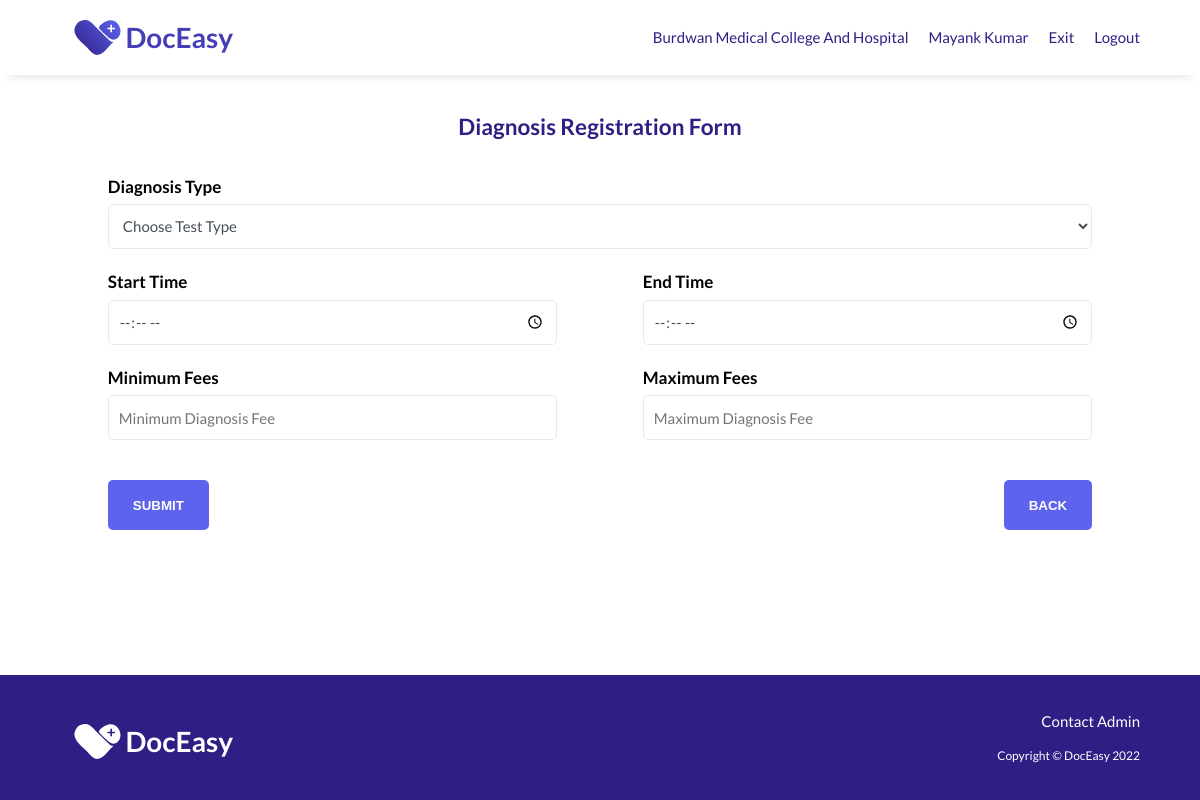
Screenshot of /public/register/testRegister.php (signed in) with the database file from the repository.
### tables this page shows
CREATE TABLE `management` (
  `m_id` int(2) UNSIGNED NOT NULL,
  `clinic_id` int(4) UNSIGNED DEFAULT NULL,
  `username` varchar(10) NOT NULL,
  `password` int(10) UNSIGNED NOT NULL,
  `full_name` varchar(50) NOT NULL,
  `aadhar_no` bigint(12) UNSIGNED NOT NULL,
  `phn_no` bigint(10) UNSIGNED NOT NULL,
  `Email` varchar(50) NOT NULL
);

CREATE TABLE `clinic` (
  `id` int(4) UNSIGNED NOT NULL,
  `clinic_name` varchar(100) NOT NULL,
  `licence_no` bigint(15) UNSIGNED NOT NULL,
  `address` varchar(200) NOT NULL,
  `city` varchar(50) NOT NULL,
  `pin_code` int(6) UNSIGNED NOT NULL,
  `contact_no` bigint(10) UNSIGNED NOT NULL,
  `email` varchar(50) NOT NULL,
  `clinic_upi_id` varchar(50) NOT NULL
);

### public/register/testRegister.php (the view, shortened to what this page needs)
<?php
include "../config.php";
if ($_SESSION["loggedIn"]) {
?>
    <!DOCTYPE html>
    <html lang="en">
    <head>
        <link rel="stylesheet" type="text/css" href="/assets/css/testRegister.css" />
    </head>
    <body>
        <?php
        $uname =  $_SESSION["uname"];
        $sql = "SELECT * FROM management,clinic WHERE clinic.id = management.clinic_id AND username='$uname'";
        $result = $conn->query($sql);
        $row = $result->fetch_assoc();
        if ($row) {
        ?>
            <header id="header">
                <div class="logo">
                    <a href="/index.php">
                        <img class="logo-img" id="header-img" src="/assets/images/doceasy/doceasy-logo.svg" alt="DocEasy logo" />
                    </a>
                </div>
                <nav id="nav-bar">
                    <ul>
                        <li><a class="nav-link" href="#"><?php echo $row["clinic_name"];  ?></a></li>
                        <li><a class="nav-link" href="#"><?php echo $row["full_name"];  ?></a></li>
                        <li><a class="nav-link" href="/public/dashboard/managementDash.php">Exit</a></li>
                        <li><a class="nav-link" href="/public/logout/managementLogout.php">Logout</a></li>
                    </ul>
                </nav>
            </header>
            <main>
                <?php
                $test_type = $start_time = $end_time = $min_fee = $max_fee = '';
                ?>
                <section id="registration">
                    <h2>Diagnosis Registration Form</h2>
                    <div class="grid">
                        <form id="form" action="" method="POST">
                            <div class="column-100">
                                <div class="form-group">
                                    <label id="test-type-label" for="test-type"><strong>Diagnosis Type</strong></label>
                                    <select name="test_type" id="test-type" class="form-control">
                                        <option selected>Choose Test Type</option>
                                    </select>
                                </div>
                            </div>
                            <div class="column-50">
                                <div class="form-group">
                                    <label id="start-time-label" for="start-time"><strong> Start Time</strong></label>
                                    <input type="time" name="start_time" class="form-control" id="start-time" value="<?php echo $start_time; ?>" />
                                </div>
                            </div>
                            <div class="column-50">
                                <div class="form-group">
                                    <label id="end-time-label" for="end-time"><strong>End Time</strong></label>
                                    <input type="time" name="end_time" class="form-control" id="end-time" value="<?php echo $end_time; ?>" />
                                </div>
                            </div>
                            <div class="column-50">
                                <div class="form-group">
                                    <label id="min-fee-label" for="fee"><strong>Minimum Fees</strong></label>
                                    <input type="text" name="minimum_fee" class="form-control" id="minimum-fee" placeholder="Minimum Diagnosis Fee" value="<?php echo $min_fee; ?>" />
                                </div>
                            </div>
                            <div class="column-50">
                                <div class="form-group">
                                    <label id="max-fee-label" for="fee"><strong>Maximum Fees</strong></label>
                                    <input type="text" name="maximum_fee" class="form-control" id="maximum-fee" placeholder="Maximum Diagnosis Fee" value="<?php echo $max_fee; ?>" />
                                </div>
                            </div>
                            <div class="column-50">
                                <div class="form-group">
                                    <input id="submit" type="submit" value="Submit" class="btn" />
                                </div>
                            </div>
                            <div class="column-50">
                                <div class="form-group">
                                    <a href="../dashboard/managementDash.php">
                                        <input id="back" type="button" value="back" class="btn" />
                                    </a>
                                </div>
                            </div>
                        </form>
                    </div>
                </section>
                <footer>
                    <div id="footer-logo">
                        <img class="logo-img" src="/assets/images/doceasy/doceasy-logo-white.svg" alt="Doceasy logo" />
                    </div>
                    <div id="footer-info">
                        <ul>
                            <li><a href="/index.php#contact">Contact Admin</a></li>
                        </ul>
                        <div id="copyright">Copyright &#169; DocEasy 2022</div>
                    </div>
                </footer>
            </main>
    </body>
<?php
        }
    } else {
        header("Location: ../login/managementLogin.php");
    }
?>
    </html>

### assets/css/testRegister.css (style rules this page uses)
* { margin: 0; padding: 0; box-sizing: border-box; scroll-behavior: smooth; }
html { font-size: 10px; }
body { font-size: 1.5rem; line-height: 1.5; font-family: "Lato", sans-serif; color: #37383a; }
h2 { margin-bottom: 3rem; }
li { list-style: none; }
a { color: #2f1e84; text-decoration: none; }
img { max-width: 100%; height: auto; display: block; }
.column-50 { float: left; width: 50%; padding: 0 4%; }
.column-100 { float: left; padding: 0 4%; width: 100%; }
.grid::after { content: ""; display: table; clear: both; }
.btn { text-transform: uppercase; font-weight: 600; color: #fff; background-color: #5d63ed; padding: 1.7rem 2.5rem; margin: 1.5rem 0; height: 5rem; border: 0; border-radius: 5px; cursor: pointer; outline: none; }
.logo-img { width: 100%; max-width: 200px; }
header { padding: 0 5rem; width: 100%; position: fixed; top: 0; min-height: 75px; display: flex; justify-content: space-between; align-items: center; background-color: #fff; box-shadow: 0 1rem 1rem -1rem rgba(55, 56, 58, 0.2); }
nav { font-weight: 400; }
nav > ul { display: flex; flex-direction: row; justify-content: space-around; }
nav li { padding: 0px 10px 0px 10px; }
#registration { padding: 11rem 5rem 4rem 5rem; text-align: center; color: #2f1e84; }
form { margin: 1.5rem; text-align: left; }
label { display: flex; align-items: center; margin-bottom: 0.5rem; color: black; font-size: 17px; }
.form-group { margin-bottom: 2rem; }
.form-group #back { float: right; }
.form-control { display: block; width: 100%; height: 4.5rem; padding: 1rem; color: #495057; background-color: #fff; border: 1px solid rgba(55, 56, 58, 0.1); border-radius: 5px; transition: border-color 0.15s ease-in-out, box-shadow 0.15s ease-in-out; }
.form-control, .input-address { margin: 0; font-family: inherit; font-size: inherit; line-height: inherit; }
footer { position: fixed; bottom: 0; width: 100%; padding: 2.5rem 5rem; background-color: #2f1e84; color: #fff; display: flex; justify-content: space-between; align-items: center; }
#footer-logo { margin-top: 0.8rem; display: flex; justify-content: flex-start; }
#footer-info > ul { display: flex; justify-content: flex-end; }
#footer-info > ul > li { padding: 0 10px; }
#footer-info > ul > li > a { color: #fff; }
#copyright { margin-top: 1.5rem; padding-right: 10px; display: flex; justify-content: flex-end; font-size: 1.2rem; }

### rows the page displays
management: clinic.clinic_name "Burdwan Medical College And Hospital", full_name "Mayank Kumar"
